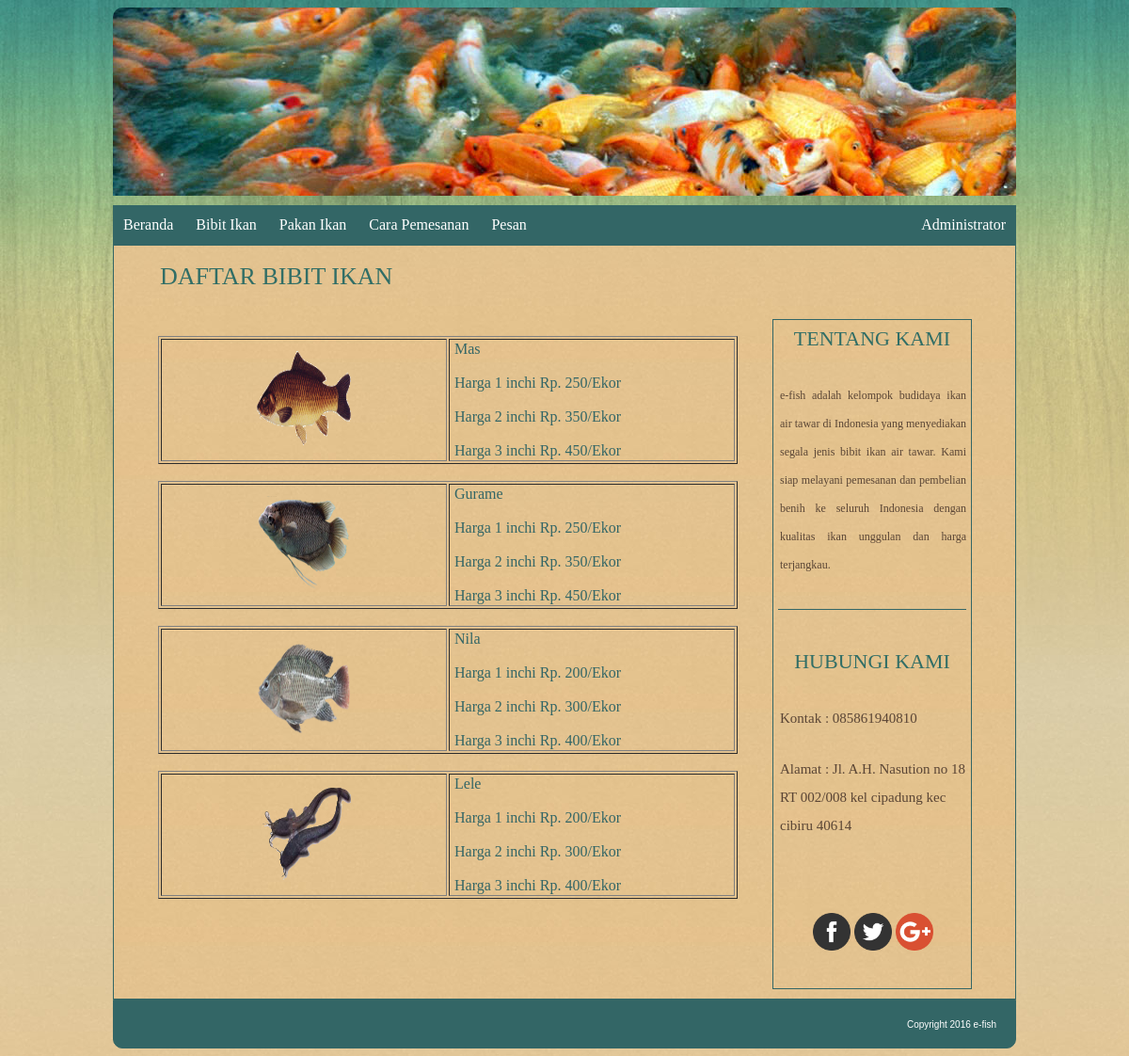
The app's page /bibitikan.php with its own data.
### tables this page shows
CREATE TABLE `tb_ikan` (
  `id_ikan` varchar(11) NOT NULL,
  `nama_ikan` varchar(40) DEFAULT NULL,
  `gambar` text,
  `harga` double DEFAULT NULL,
  `harga2` double NOT NULL,
  `harga3` double NOT NULL
);

### bibitikan.php (the view, shortened to what this page needs)
<!DOCTYPE html>
<html>
<head>
</head>
<link href="css/style.css" type="text/css" rel="stylesheet">
<body>
</body>
<div id="canvas">
	<div id="header">
	</div>
	<div id="menu">
		<ul>
			<li class="utama"><a href="index.php">Beranda</a></li>
			<li class="utama"><a href="bibitikan.php">Bibit Ikan</a></li>
			<li class="utama"><a href="pakanikan.php">Pakan Ikan</a></li>
			<li class="utama"><a href="carapemesanan.php">Cara Pemesanan</a></li>
			<li class="utama"><a href="">Pesan</a>
			</li>
			<li class="utama" style="float: right;"><a href="login.php">Administrator</a></li>
		</ul>
	</div>
	<div id="isi">
		<div id="contents">
			<h1 style="padding-bottom: 10px">Daftar Bibit Ikan</h1>
			<div id="kiri">
			<h2 align="center">Tentang Kami</h2>
			<p align="justify" style="font-size: 12px;">e-fish adalah kelompok budidaya ikan air tawar di Indonesia yang menyediakan segala jenis bibit ikan air tawar. Kami siap melayani pemesanan dan pembelian benih ke seluruh Indonesia dengan kualitas ikan unggulan dan harga terjangkau.</p>
			<hr size="12px" style="border-color: #336666;">
			<h2 align="center">Hubungi Kami</h2>
			<p align="left"> Kontak&nbsp;: 085861940810</p>
			<p align="left">Alamat&nbsp;: Jl. A.H. Nasution no 18 RT 002/008 kel cipadung kec cibiru 40614</p>
			<p align="left">&nbsp;</p>
			<p align="center"><a href="http://facebook.com/"><img align="center" src="img/1480923675_online_social_media_facebook.png" width="40"></a>
			<a href="http://twitter.com/"><img align="center" src="img/1480923720_twitter_online_social_media.png" width="40"></a>
			<a href="http://googleplus.com/"><img align="center" src="img/1480923698_social-circle-google-plus.png" width="40"></p></a>
			</div>
			<?php
				$sql = mysql_query("select * from tb_ikan") or die (mysql_error());
				while($data = mysql_fetch_array($sql)) {
			?>
				<table border="1px solid #336666">
					<tr><br />
						<td width="300" style="text-align:center; "><img src="img/<?php echo $data['gambar']; ?>" width = "100px" height = "100px"></td>
						<td style="vertical-align: top" width="300">
						&nbsp;<?php echo $data['nama_ikan'];?><br /><br />
						&nbsp;Harga 1 inchi Rp. <?php echo $data['harga'];?>/Ekor<br /><br />
						&nbsp;Harga 2 inchi Rp. <?php echo $data['harga2'];?>/Ekor<br /><br />
						&nbsp;Harga 3 inchi Rp. <?php echo $data['harga3'];?>/Ekor
						</td>
					</tr>
				</table>
				<?php
				}
				?>
		</div>
	</div>
	<div id="footer">
		Copyright 2016 e-fish
	</div>
</div>
</html>

### css/style.css (style rules this page uses)
body { font-family: "arial"; background-image:url(../img/bg-pattern.jpg); }
#canvas { width: 960px; margin: 0 auto; }
#header { font-size: 20px; border: 0 solid silver; margin-bottom: 10px; height: 200px; border-top-right-radius:10px; border-top-left-radius:10px; background-image:url(../img/jual-benih-ikan-koi-surya-mina.jpg); text-align:left; color: #FFF; font-family: "Earth Orbiter"; font-size:50px; padding: 0 80px; }
#menu { border: 1px solid #336666; background-color: #336666; font-family: "Caviar Dreams"; }
#menu ul { list-style: none; margin: 0; padding: 0; }
#menu ul li.utama { display: inline-table; }
#menu ul li a { display: block;; text-decoration: none; line-height: 40px; padding: 0 10px; color: #FFF; }
#isi { min-height: 800px; border: 1px solid #336666; background-image:url(../img/bg-body.jpg); font-family: "Maiandra GD"; color:#336666; }
#contents { display: inline-block; width: 865px; padding: 0 47px; }
#contents h1 { color: #316e66; font: 26px/30px "Maiandra GD"; margin: 18px 0 20px; padding-left: 2px; text-transform: uppercase; }
#contents div.body h1, #contents h2 { color: #316e66; font: 30px/30px "Times New Roman", Times, serif; margin: 0 0 18px; text-transform: uppercase; }
#contents h2 { font-size: 22px; margin: 0 0 30px; }
#contents p { color: #5a4535; font-size: 15px; line-height: 30px; margin: 0; padding: 0 0 24px 2px; }
#contents p a { color: #5a4535; }
#footer { font-size:10px; height: 30px; text-align:right; border-bottom-right-radius:10px; border-bottom-left-radius:10px; background-color: #336666; color: #fff; border: 1px solid #336666; padding-top:20px; padding-right:20px; }
hr { border:0; border-top: 1px solid #bbbbbb; margin-bottom: 30px; }
#kiri { line-height: 40px; border: 1px solid #336666; height: 700px; width: 200px; float: right; padding:5px; margin:0px; }

### records on screen
tb_ikan: gambar (picture), nama_ikan "Mas", harga "250", harga2 "350", harga3 "450"
tb_ikan: gambar (picture), nama_ikan "Gurame", harga "250", harga2 "350", harga3 "450"
tb_ikan: gambar (picture), nama_ikan "Nila", harga "200", harga2 "300", harga3 "400"
tb_ikan: gambar (picture), nama_ikan "Lele", harga "200", harga2 "300", harga3 "400"
